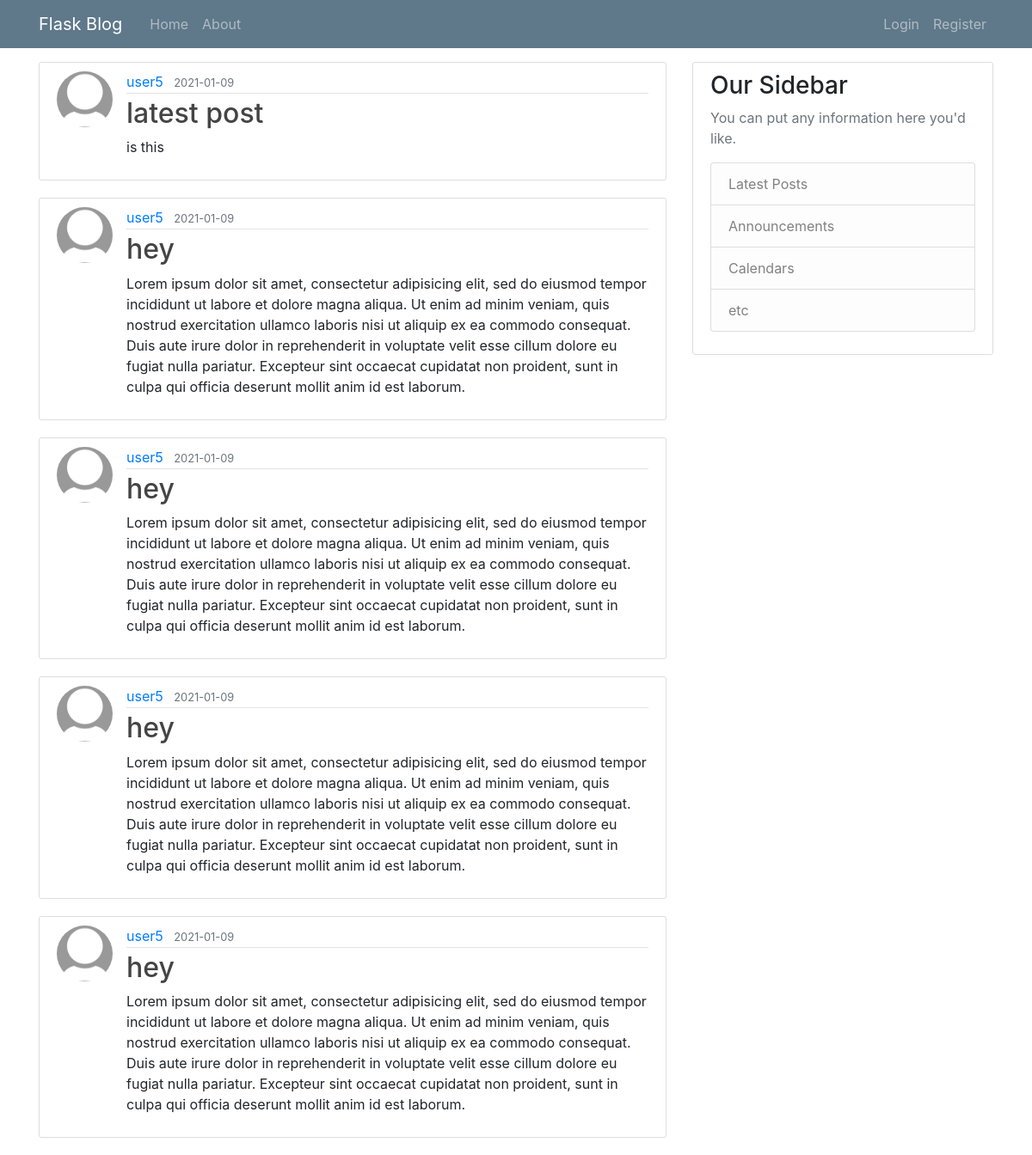
Page /home on the earlier database version.
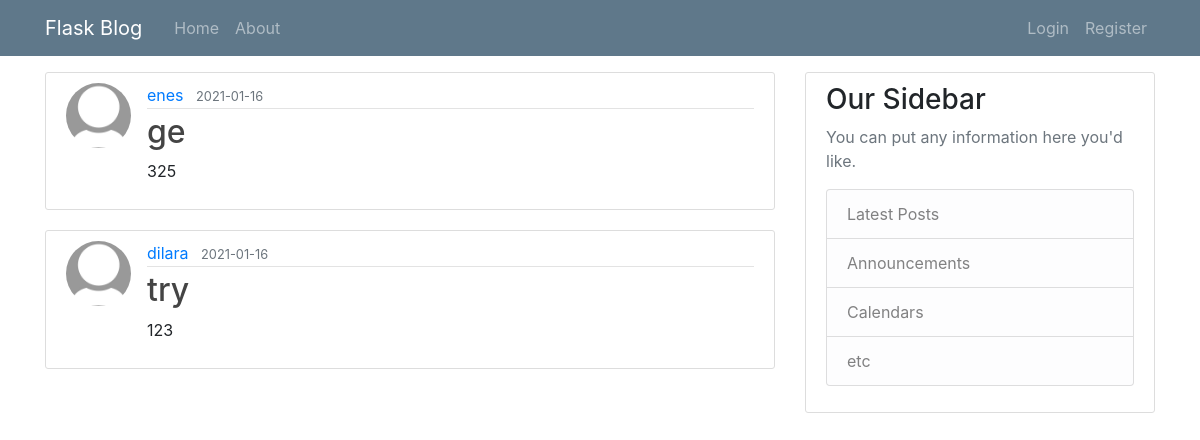
Same page on the later database version.
### Blog/models.py (models this page shows, shortened)
class Post(db.Model):
    id = db.Column(db.Integer, primary_key=True)
    title = db.Column(db.String(100), nullable=False)
    date_posted = db.Column(db.DateTime, nullable=False, default=datetime.utcnow)
    content = db.Column(db.Text, nullable=False)
    user_id = db.Column(db.Integer, db.ForeignKey('user.id'), nullable=False)
    comments = db.relationship('Comment', backref='entry', lazy=True)

class User(db.Model, UserMixin):
    id = db.Column(db.Integer, primary_key=True)
    username = db.Column(db.String(20), unique=True, nullable=False)
    email = db.Column(db.String(120), unique=True, nullable=False)
    image_file = db.Column(db.String(20), nullable=False, default='default.jpg')
    password = db.Column(db.String(60), nullable=False)
    posts = db.relationship('Post', backref='author', lazy=True)
    comments = db.relationship('Comment', backref="author",lazy=True)

### Blog/routes.py (the view)
@app.route("/")
@app.route("/home")
def home():
    page = request.args.get('page', 1, type=int)
    posts = Post.query.order_by(Post.date_posted.desc()).paginate(page=page, per_page=5)
    return render_template('home.html', posts=posts)

### Blog/templates/home.html (shortened to what this page needs)
{% extends "base.html" %}
{% block content %}
    {% for post in posts %}
    <article class="media content-section">
      <img class="rounded-circle article-img" src="{{url_for('static', filename='images/' + post.author.image_file) }}" alt="">
      <div class="media-body">
        <div class="article-metadata">
          <a class="mr-2" href="#">{{ post.author.username }}</a>
          <small class="text-muted">{{ post.date_posted.strftime('%Y-%m-%d') }}</small>
        </div>
        <h2><a class="article-title" href="{{url_for('post', post_id=post.id)}}">{{ post.title }}</a></h2>
        <p class="article-content">{{ post.content }}</p>
      </div>
    </article>
    {% endfor %}
{% endblock content %}

### Blog/templates/base.html (shortened to what this page needs)
<!DOCTYPE html>
<html lang="en" dir="ltr">
  <head>
   <link rel="stylesheet" tyle="text/css" href={{url_for('static',filename='main.css')}}>
   <link rel="stylesheet" href="https://maxcdn.bootstrapcdn.com/bootstrap/4.0.0/css/bootstrap.min.css">
  </head>
  <body>
      <header class="site-header">
        <nav class="navbar navbar-expand-md navbar-dark bg-steel fixed-top">
          <div class="container">
            <a class="navbar-brand mr-4" href="/">Flask Blog</a>
            <div class="collapse navbar-collapse" id="navbarToggle">
              <div class="navbar-nav mr-auto">
                <a class="nav-item nav-link" href="{{ url_for('home') }}">Home</a>
                <a class="nav-item nav-link" href="{{ url_for('about') }}">About</a>
              </div>
              <div class="navbar-nav">
                {% if current_user.is_authenticated %}
                  <a class="nav-item nav-link" href="{{ url_for('new_post') }}">New Post</a>
                  <a class="nav-item nav-link" href="{{ url_for('account') }}">Account</a>
                  <a class="nav-item nav-link" href="{{ url_for('logout') }}">Logout</a>
                {% else %}
                  <a class="nav-item nav-link" href="{{ url_for('login') }}">Login</a>
                  <a class="nav-item nav-link" href="{{ url_for('register') }}">Register</a>
                {% endif %}
              </div>
            </div>
          </div>
        </nav>
      </header>
      <main role="main" class="container">
        <div class="row">
          <div class="col-md-8">
            <br>
            <br>
            <br>
            {% block content %}{% endblock %}
          </div>
          <div class="col-md-4">
            <br>
            <br>
            <br>
            <div class="content-section">
              <h3>Our Sidebar</h3>
              <p class='text-muted'>You can put any information here you'd like.
                <ul class="list-group">
                  <li class="list-group-item list-group-item-light">Latest Posts</li>
                  <li class="list-group-item list-group-item-light">Announcements</li>
                  <li class="list-group-item list-group-item-light">Calendars</li>
                  <li class="list-group-item list-group-item-light">etc</li>
                </ul>
              </p>
            </div>
          </div>
        </div>
      </main>
  </body>
  </body>
</html>

### Blog/static/main.css (style rules this page uses)
body { background: #fafafa; color: #333333; margin-top: 5rem; }
h1, h2, h3, h4, h5, h6 { color: #444444; }
.bg-steel { background-color: #5f788a; }
.site-header .navbar-nav .nav-link { color: #cbd5db; }
.content-section { background: #ffffff; padding: 10px 20px; border: 1px solid #dddddd; border-radius: 3px; margin-bottom: 20px; }
.article-title { color: #444444; }
.article-content { white-space: pre-line; }
.article-img { height: 65px; width: 65px; margin-right: 16px; }
.article-metadata { padding-bottom: 1px; margin-bottom: 4px; border-bottom: 1px solid #e3e3e3 }

Differences in the rows shown:
removed Post: image_file (placeholder picture), author.username "user5", date_posted "2021-01-09", title "latest post", content "is this"
removed Post: image_file (placeholder picture), author.username "user5", date_posted "2021-01-09", title "hey", content "Lorem ipsum dolor sit amet, consectetur adipisicing elit, sed do eiusmod tempor incididunt ut labore et dolore magna aliqua. Ut enim ad minim veniam, quis nostrud exercitation ullamco laboris nisi ut aliquip ex ea commodo consequat. Duis aute irure dolor in reprehenderit in voluptate velit esse cillum dolore eu fugiat nulla pariatur. Excepteur sint occaecat cupidatat non proident, sunt in culpa qui officia deserunt mollit anim id est laborum."
removed Post: image_file (placeholder picture), author.username "user5", date_posted "2021-01-09", title "hey", content "Lorem ipsum dolor sit amet, consectetur adipisicing elit, sed do eiusmod tempor incididunt ut labore et dolore magna aliqua. Ut enim ad minim veniam, quis nostrud exercitation ullamco laboris nisi ut aliquip ex ea commodo consequat. Duis aute irure dolor in reprehenderit in voluptate velit esse cillum dolore eu fugiat nulla pariatur. Excepteur sint occaecat cupidatat non proident, sunt in culpa qui officia deserunt mollit anim id est laborum."
removed Post: image_file (placeholder picture), author.username "user5", date_posted "2021-01-09", title "hey", content "Lorem ipsum dolor sit amet, consectetur adipisicing elit, sed do eiusmod tempor incididunt ut labore et dolore magna aliqua. Ut enim ad minim veniam, quis nostrud exercitation ullamco laboris nisi ut aliquip ex ea commodo consequat. Duis aute irure dolor in reprehenderit in voluptate velit esse cillum dolore eu fugiat nulla pariatur. Excepteur sint occaecat cupidatat non proident, sunt in culpa qui officia deserunt mollit anim id est laborum."
removed Post: image_file (placeholder picture), author.username "user5", date_posted "2021-01-09", title "hey", content "Lorem ipsum dolor sit amet, consectetur adipisicing elit, sed do eiusmod tempor incididunt ut labore et dolore magna aliqua. Ut enim ad minim veniam, quis nostrud exercitation ullamco laboris nisi ut aliquip ex ea commodo consequat. Duis aute irure dolor in reprehenderit in voluptate velit esse cillum dolore eu fugiat nulla pariatur. Excepteur sint occaecat cupidatat non proident, sunt in culpa qui officia deserunt mollit anim id est laborum."
now on this page (row edited): Post: image_file (placeholder picture), author.username "enes", date_posted "2021-01-16", title "ge", content "325"
now on this page (row edited): Post: image_file (placeholder picture), author.username "dilara", date_posted "2021-01-16", title "try", content "123"
